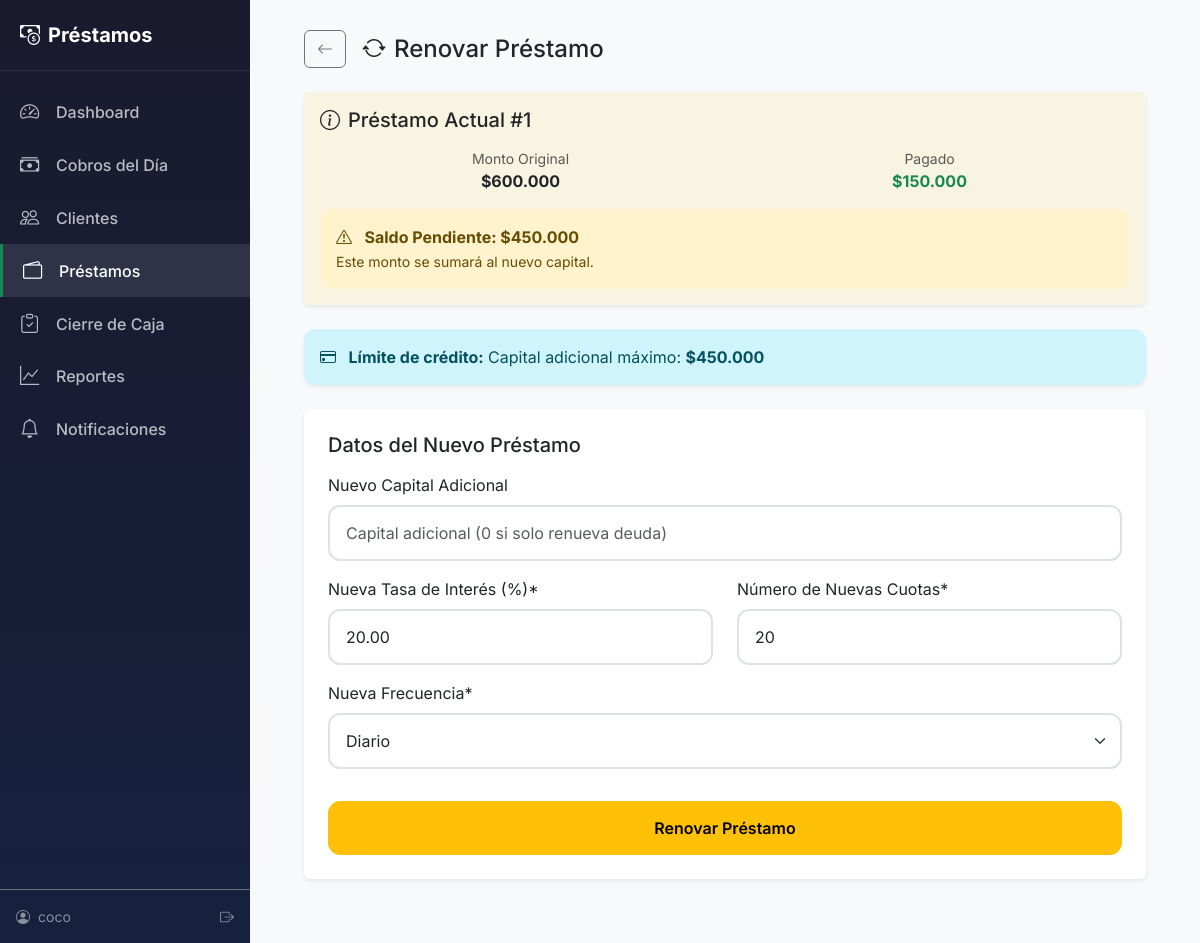
Screenshot of /prestamos/1/renovar/ (signed in) with the database file from the repository.
### core/models.py (models this page shows, shortened)
class Prestamo(models.Model):
    class Frecuencia(models.TextChoices):
        DIARIO = 'DI', 'Diario'
        SEMANAL = 'SE', 'Semanal'
        QUINCENAL = 'QU', 'Quincenal'
        MENSUAL = 'ME', 'Mensual'
    class Estado(models.TextChoices):
        ACTIVO = 'AC', 'Activo'
        FINALIZADO = 'FI', 'Finalizado'
        CANCELADO = 'CA', 'Cancelado'
        RENOVADO = 'RE', 'Renovado'
    cliente = models.ForeignKey(
        Cliente,
        on_delete=models.PROTECT,
        related_name='prestamos',
        verbose_name='Cliente'
    )
    monto_solicitado = models.DecimalField(
        max_digits=12,
        decimal_places=2,
        validators=[MinValueValidator(Decimal('1.00'))],
        verbose_name='Monto Solicitado'
    )
    tasa_interes_porcentaje = models.DecimalField(
        max_digits=5,
        decimal_places=2,
        validators=[MinValueValidator(Decimal('0.00')), MaxValueValidator(Decimal('100.00'))],
        verbose_name='Tasa de Interés (%)'
    )
    monto_total_a_pagar = models.DecimalField(
        max_digits=12,
        decimal_places=2,
        editable=False,
        verbose_name='Monto Total a Pagar'
    )
    cuotas_pactadas = models.PositiveIntegerField(
        validators=[MinValueValidator(1)],
        verbose_name='Número de Cuotas'
    )
    frecuencia = models.CharField(
        max_length=2,
        choices=Frecuencia.choices,
        default=Frecuencia.DIARIO,
        verbose_name='Frecuencia de Pago'
    )
    fecha_inicio = models.DateField(verbose_name='Fecha de Inicio')
    fecha_finalizacion = models.DateField(
        editable=False,
        null=True,
        verbose_name='Fecha de Finalización'
    )
    estado = models.CharField(
        max_length=2,
        choices=Estado.choices,
        default=Estado.ACTIVO,
        verbose_name='Estado'
    )
    es_renovacion = models.BooleanField(
        default=False,
        verbose_name='Es Renovación',
        help_text='Indica si este préstamo es una renovación de otro'
    )
    prestamo_anterior = models.ForeignKey(
        'self',
        on_delete=models.SET_NULL,
        null=True,
        blank=True,
        related_name='renovaciones',
        verbose_name='Préstamo Anterior'
    )
    fecha_creacion = models.DateTimeField(auto_now_add=True, verbose_name='Fecha de Creación')
    notas = models.TextField(blank=True, null=True, verbose_name='Notas')
    class Meta:
        verbose_name = 'Préstamo'
        verbose_name_plural = 'Préstamos'
        ordering = ['-fecha_creacion']
    @property
    def monto_pagado(self):
        return self.cuotas.filter(
            estado__in=['PA', 'PC']
        ).aggregate(
            total=models.Sum('monto_pagado')
        )['total'] or Decimal('0.00')
    @property
    def monto_pendiente(self):
        return self.monto_total_a_pagar - self.monto_pagado
    def calcular_saldo_para_renovacion(self):
        return self.monto_pendiente

### core/views.py (the view, shortened to what this page needs)
# urls.py: path('prestamos/<int:pk>/renovar/', views.RenovarPrestamoView.as_view(), name='prestamo_renovar'),
class RenovarPrestamoView(LoginRequiredMixin, TemplateView):
    template_name = 'core/prestamo_renovar.html'
    def get_prestamo(self):
        return get_object_or_404(Prestamo, pk=self.kwargs['pk'])
    def get_context_data(self, **kwargs):
        context = super().get_context_data(**kwargs)
        prestamo = self.get_prestamo()
        saldo_pendiente = prestamo.calcular_saldo_para_renovacion()
        context['prestamo'] = prestamo
        context['saldo_pendiente'] = saldo_pendiente
        context['form'] = kwargs.get('form', RenovacionPrestamoForm(
            cliente=prestamo.cliente,
            saldo_pendiente=saldo_pendiente,
            initial={
                'nueva_tasa': prestamo.tasa_interes_porcentaje,
                'nuevas_cuotas': prestamo.cuotas_pactadas,
                'nueva_frecuencia': prestamo.frecuencia,
            }
        ))
        context['maximo_capital_adicional'] = prestamo.cliente.maximo_prestable
        if context['maximo_capital_adicional'] is not None:
            context['maximo_capital_adicional'] += saldo_pendiente
        return context
    def get(self, request, *args, **kwargs):
        return self.render_to_response(self.get_context_data())

### core/models.py (called while the page is built)
    @property
    def es_admin(self):
        return self.rol == self.Rol.ADMIN or self.user.is_superuser

    @classmethod
    def obtener_config(cls, categoria):
        try:
            return cls.objects.get(categoria=categoria, activo=True)
        except cls.DoesNotExist:
            return None

    @property
    def prestamo_activo(self):
        return self.prestamos.filter(estado='AC').first()

    @property
    def credito_usado(self):
        prestamo = self.prestamo_activo
        if prestamo:
            return prestamo.monto_pendiente
        return Decimal('0.00')

    @property
    def config_credito(self):
        return ConfiguracionCredito.obtener_config(self.categoria)

    @property
    def limite_por_categoria(self):
        config = self.config_credito
        if config and config.limite_maximo > 0:
            return config.limite_maximo
        return None

    @property
    def limite_sobre_deuda(self):
        config = self.config_credito
        if config and config.porcentaje_sobre_deuda > 0:
            deuda = self.credito_usado
            return deuda * (config.porcentaje_sobre_deuda / 100)
        return None

    @property
    def limite_por_tipo_negocio(self):
        if self.tipo_negocio and self.tipo_negocio.limite_credito_sugerido > 0:
            return self.tipo_negocio.limite_credito_sugerido
        return None

    @property
    def maximo_prestable(self):
        limites = []
        deuda_actual = self.credito_usado
        if self.limite_credito > 0:
            limites.append(self.limite_credito - deuda_actual)
        limite_cat = self.limite_por_categoria
        if limite_cat:
            limites.append(limite_cat - deuda_actual)
        limite_neg = self.limite_por_tipo_negocio
        if limite_neg:
            limites.append(limite_neg - deuda_actual)
        limite_deuda = self.limite_sobre_deuda
        if limite_deuda and deuda_actual > 0:
            limites.append(limite_deuda)
        if limites:
            return max(Decimal('0.00'), min(limites))
        return None  # Sin límite definido

### core/templatetags/currency_filters.py (called while the page is built)
@register.filter(name='dinero')
def dinero(value, decimales=0):
    formateado = formato_ars(value, decimales)
    return f'${formateado}'

### templates/core/prestamo_renovar.html (shortened to what this page needs)
{% extends 'base.html' %}
{% load crispy_forms_tags %}
{% load currency_filters %}
{% block content %}
<div class="container-fluid px-2 px-lg-4">
    <div class="d-flex align-items-center mb-4">
        <a href="{% url 'core:prestamo_detail' prestamo.pk %}" class="btn btn-outline-secondary me-3">
            <i class="bi bi-arrow-left"></i>
        </a>
        <h1 class="h4 mb-0">
            <i class="bi bi-arrow-repeat me-2"></i>Renovar Préstamo
        </h1>
    </div>
    <div class="card border-0 shadow-sm mb-4 bg-warning bg-opacity-10">
        <div class="card-body">
            <h5 class="card-title mb-3">
                <i class="bi bi-info-circle me-2"></i>Préstamo Actual #{{ prestamo.pk }}
            </h5>
            <div class="row g-2 text-center mb-3">
                <div class="col-6">
                    <small class="text-muted d-block">Monto Original</small>
                    <strong>{{ prestamo.monto_total_a_pagar|dinero }}</strong>
                </div>
                <div class="col-6">
                    <small class="text-muted d-block">Pagado</small>
                    <strong class="text-success">{{ prestamo.monto_pagado|dinero }}</strong>
                </div>
            </div>
            <div class="alert alert-warning mb-0">
                <i class="bi bi-exclamation-triangle me-2"></i>
                <strong>Saldo Pendiente: {{ saldo_pendiente|dinero }}</strong>
                <br>
                <small>Este monto se sumará al nuevo capital.</small>
            </div>
        </div>
    </div>
    {% if maximo_capital_adicional is not None %}
    <div class="alert alert-info border-0 shadow-sm mb-4">
        <i class="bi bi-credit-card me-2"></i>
        <strong>Límite de crédito:</strong> Capital adicional máximo: <strong>{{ maximo_capital_adicional|dinero }}</strong>
    </div>
    {% endif %}
    <div class="card border-0 shadow-sm">
        <div class="card-body p-3 p-lg-4">
            <h5 class="mb-3">Datos del Nuevo Préstamo</h5>
            <form method="post" novalidate>
                {% crispy form %}
            </form>
        </div>
    </div>
</div>
{% endblock %}

### templates/base.html (shortened to what this page needs)
{% load static %}
<!DOCTYPE html>
<html lang="es">
<head>
    <link href="https://cdn.jsdelivr.net/npm/bootstrap@5.3.2/dist/css/bootstrap.min.css" rel="stylesheet">
    <link href="https://cdn.jsdelivr.net/npm/bootstrap-icons@1.11.1/font/bootstrap-icons.css" rel="stylesheet">
    <link href="{% static 'css/main.css' %}" rel="stylesheet">
</head>
<body>
    <main class="main-content pb-5 mb-3">
        {% block content %}{% endblock %}
    </main>
    {% if user.is_authenticated %}
    <aside class="sidebar d-none d-lg-flex">
        <div class="sidebar-brand">
            <i class="bi bi-cash-coin me-2"></i>Préstamos
        </div>
        <nav class="sidebar-nav">
            <a href="{% url 'core:dashboard' %}" class="{% if request.resolver_match.url_name == 'dashboard' %}active{% endif %}">
                <i class="bi bi-speedometer2"></i> Dashboard
            </a>
            <a href="{% url 'core:cobros' %}" class="{% if request.resolver_match.url_name == 'cobros' %}active{% endif %}">
                <i class="bi bi-cash-stack"></i> Cobros del Día
            </a>
            <a href="{% url 'core:cliente_list' %}" class="{% if 'cliente' in request.resolver_match.url_name %}active{% endif %}">
                <i class="bi bi-people"></i> Clientes
            </a>
            <a href="{% url 'core:prestamo_list' %}" class="{% if 'prestamo' in request.resolver_match.url_name %}active{% endif %}">
                <i class="bi bi-wallet2"></i> Préstamos
            </a>
            <a href="{% url 'core:cierre_caja' %}" class="{% if request.resolver_match.url_name == 'cierre_caja' %}active{% endif %}">
                <i class="bi bi-clipboard-check"></i> Cierre de Caja
            </a>
            <a href="{% url 'core:reporte_general' %}" class="{% if request.resolver_match.url_name == 'reporte_general' %}active{% endif %}">
                <i class="bi bi-graph-up"></i> Reportes
            </a>
            <a href="{% url 'core:notificacion_list' %}" class="{% if request.resolver_match.url_name == 'notificacion_list' %}active{% endif %}">
                <i class="bi bi-bell"></i> Notificaciones
            </a>
        </nav>
        <div class="sidebar-footer mt-auto p-3 border-top border-secondary">
            <div class="d-flex align-items-center text-white-50 small">
                <i class="bi bi-person-circle me-2"></i>
                <span class="flex-grow-1">{{ user.username }}</span>
                <a href="{% url 'core:logout' %}" class="text-white-50" title="Cerrar sesión">
                    <i class="bi bi-box-arrow-right"></i>
                </a>
            </div>
        </div>
    </aside>
    {% endif %}
</body>
</html>

### static/css/main.css (style rules this page uses)
:root { --color-pagado: #198754; --color-pagado-light: #d1f5e0; --color-pendiente: #fd7e14; --color-pendiente-light: #ffe5d0; --color-moroso: #dc3545; --color-moroso-light: #f8d7da; --color-nuevo: #0d6efd; --color-nuevo-light: #cfe2ff; --bg-primary: #f8f9fa; --bg-card: #ffffff; --text-primary: #212529; --text-secondary: #6c757d; --border-color: #dee2e6; --bottom-nav-height: 70px; --header-height: 50px; --sidebar-width: 250px; }
* { box-sizing: border-box; }
body { font-family: 'Inter', -apple-system, BlinkMacSystemFont, 'Segoe UI', Roboto, sans-serif; background-color: var(--bg-primary); color: var(--text-primary); -webkit-font-smoothing: antialiased; -moz-osx-font-smoothing: grayscale; padding-bottom: var(--bottom-nav-height); min-height: 100vh; }
.sidebar { position: fixed; left: 0; top: 0; bottom: 0; width: var(--sidebar-width); background: linear-gradient(180deg, #1a1a2e, #16213e); flex-direction: column; z-index: 1000; }
.sidebar-brand { padding: 20px; font-size: 1.25rem; font-weight: 700; color: white; border-bottom: 1px solid rgba(255,255,255,0.1); }
.sidebar-nav { padding: 15px 0; flex: 1; }
.sidebar-nav a { display: flex; align-items: center; padding: 12px 20px; color: rgba(255,255,255,0.7); text-decoration: none; font-weight: 500; transition: all 0.2s ease; }
.sidebar-nav a i { font-size: 1.2rem; margin-right: 12px; width: 24px; }
.sidebar-nav a:hover, .sidebar-nav a.active { background: rgba(255,255,255,0.1); color: white; }
.sidebar-nav a.active { border-left: 3px solid var(--color-pagado); }
@media (min-width: 992px) { body { padding-left: var(--sidebar-width); padding-bottom: 0; } }
.main-content { padding: 15px; max-width: 100%; }
@media (min-width: 992px) { .main-content { padding: 30px; max-width: 1200px; } }
.form-control-lg, .form-select-lg { padding: 14px 16px; font-size: 1rem; border-radius: 12px; border: 2px solid var(--border-color); }
.btn-lg { padding: 14px 24px; font-size: 1rem; font-weight: 600; border-radius: 12px; }
.alert { border: none; border-radius: 12px; }

### rows the page displays
Prestamo: pk "1", monto_total_a_pagar|dinero "$600.000", monto_pagado|dinero "$150.000"

### other values shown
{{ saldo_pendiente|dinero }} "$450.000"
{{ maximo_capital_adicional|dinero }} "$450.000"
{{ user.username }} "coco"
